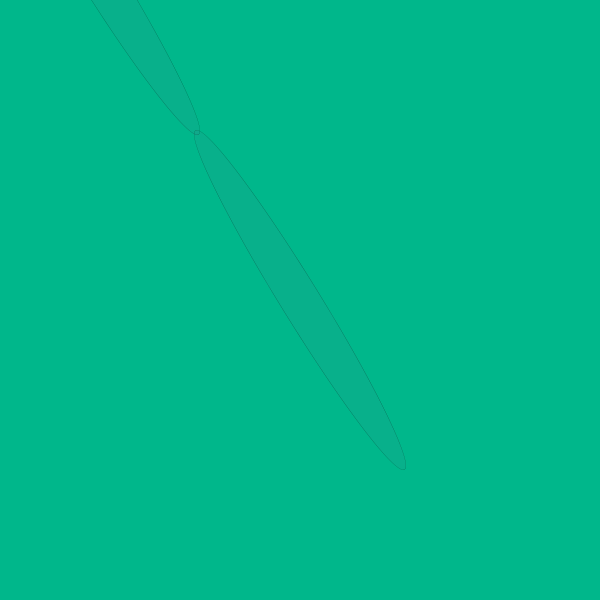
Frame 1 (no input)
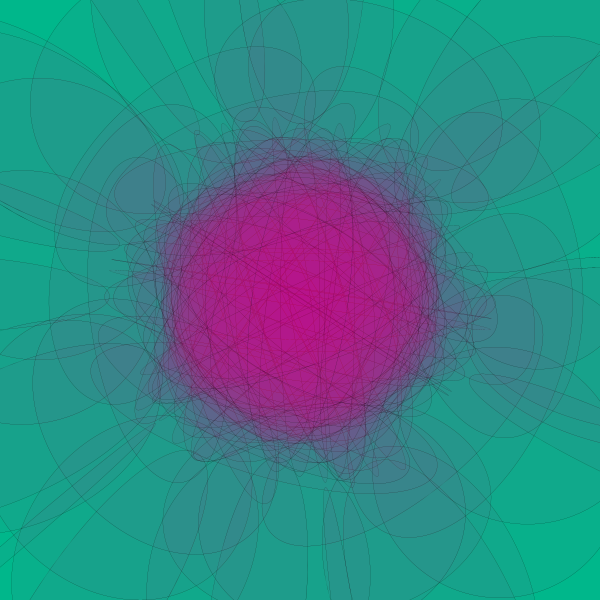
Frame 60 (the mouse pressed at the canvas centre just before this capture)
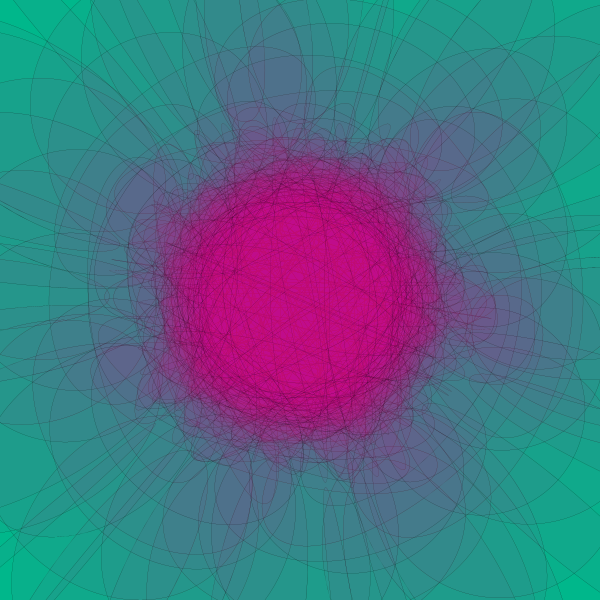
Frame 120 (the mouse held since frame 60 and released just before this capture)

The Processing sketch that drew these frames (run headless with seeded random() and noise(); from frame 60 on, the mouse is pressed at the canvas centre):

// Processing sketch: processing_110837
// ── processing_110837.pde


float x, y;
float angle = 0.1; 
float r = 400;
float diff = 1; 

color col = color(216,12,129,10);

void setup() {
  size(600, 600);
  background(0,183,139);
}

void draw() {

  fill(col); 
  
  
  x = r * cos(angle); 
  y = r * sin(angle);


  strokeWeight(0.1); 
  stroke(0); 

  translate(width/2, height/2); 
  rotate(r); 

  ellipse(0, 0, x, y);
  ellipse(x, 0, x+10, y);

  angle = angle +0.1;
  r = r - diff;

  if ( r == 0 || r == 10) { 
    diff =  diff * -1;
  }
}
